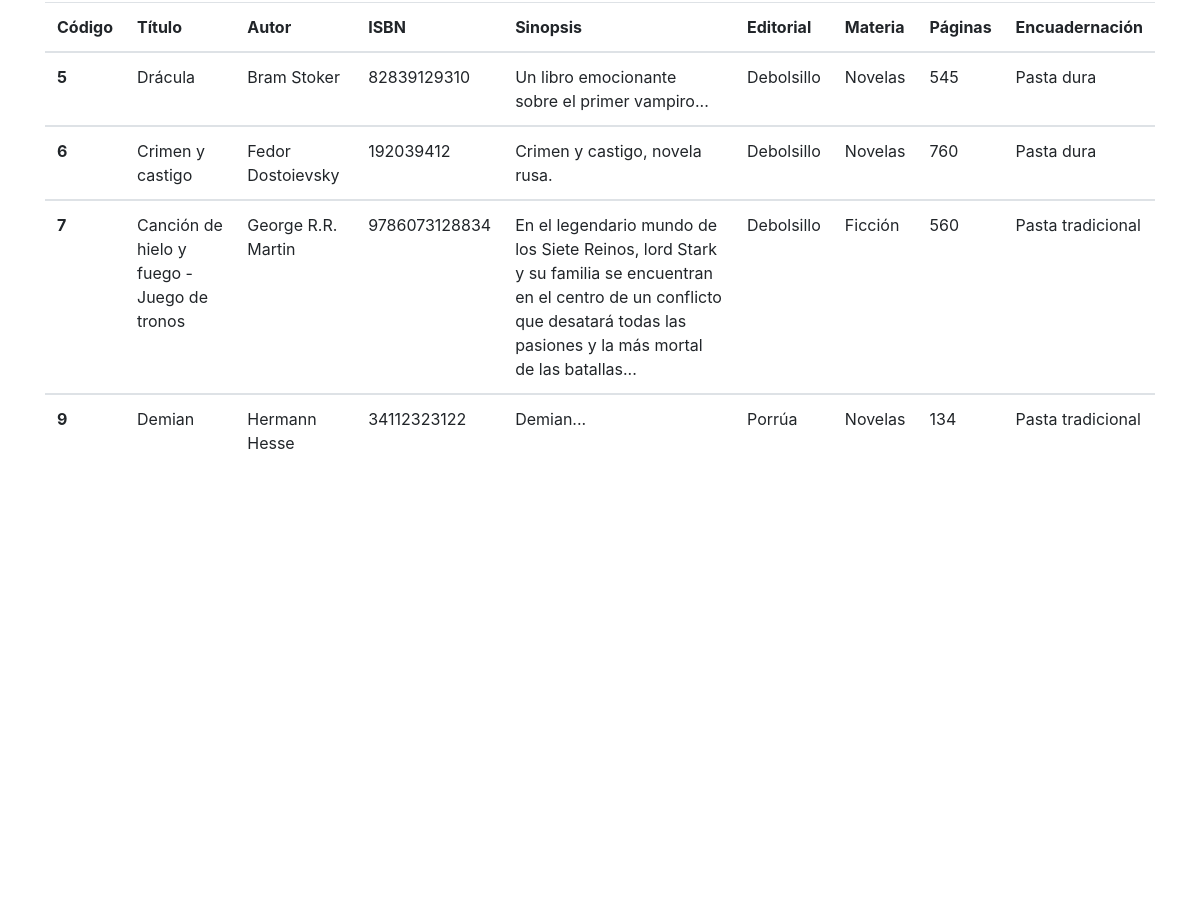
Before: / (middle part) with the older database file.
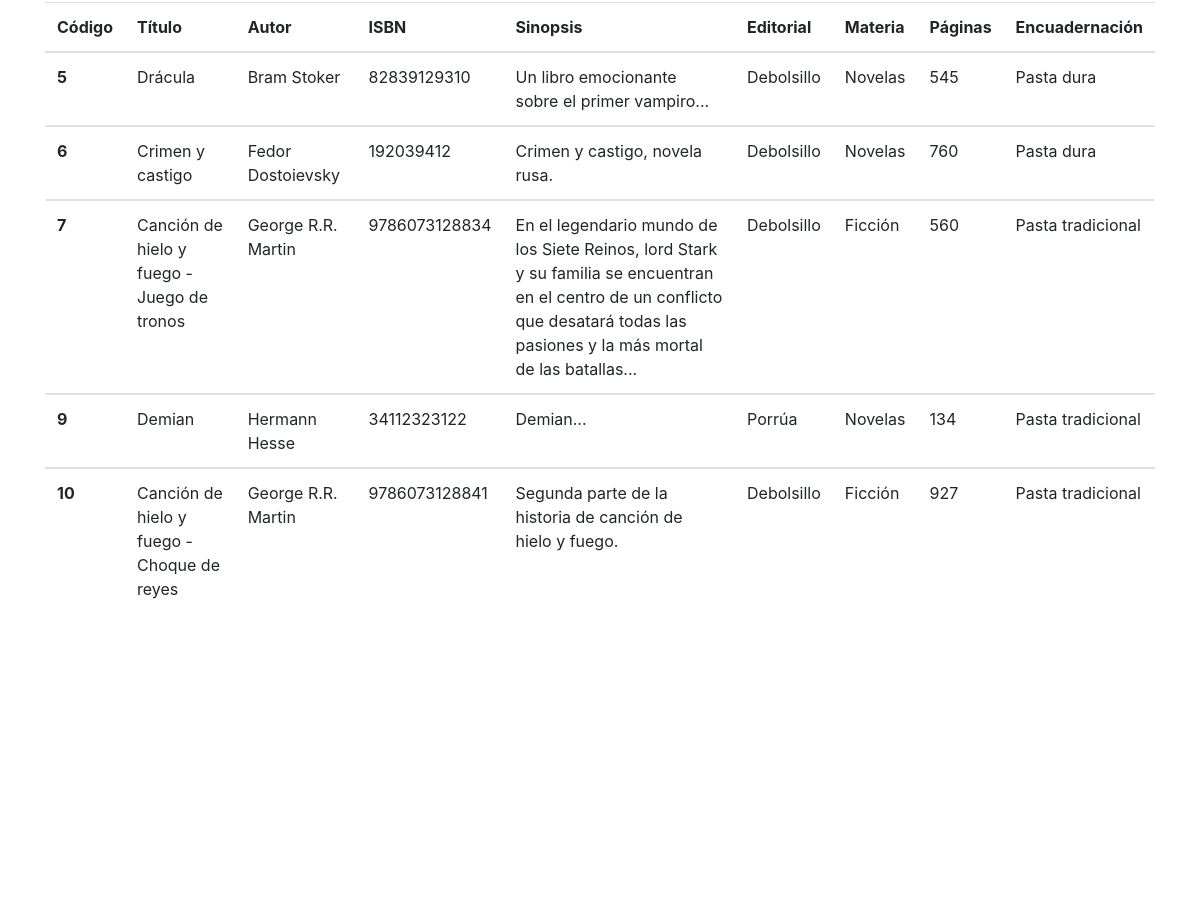
After: the same page with the newer database file.
### tables this page shows
CREATE TABLE `libros` (
  `codigo` int(11) NOT NULL,
  `titulo` varchar(50) NOT NULL,
  `autor` varchar(50) NOT NULL,
  `isbn` varchar(25) NOT NULL,
  `sinopsis` varchar(500) NOT NULL,
  `editorial` varchar(50) NOT NULL,
  `materia` varchar(50) NOT NULL,
  `paginas` int(11) NOT NULL,
  `encuadernacion` varchar(25) NOT NULL,
  `precio` int(11) NOT NULL
);

### index.php (the view, shortened to what this page needs)
<!DOCTYPE html>
<html>
<body>
	<?php include 'navbar.php'; ?>
	<?php include 'carrusel.php'; ?>
    <?php
    require 'conexion.php';
    $sql = "SELECT * FROM libros";
    $resultado = $conexion->query($sql);
    ?>
    <div class="container" style="margin:auto;">
      <form action="index.php">
          <table class="table table-responsive">
              <thead>
                  <tr>
                      <th scope="col">Código</th>
                      <th scope="col">Título</th>
                      <th scope="col">Autor</th>
                      <th scope="col">ISBN</th>
                      <th scope="col">Sinopsis</th>
                      <th scope="col">Editorial</th>
                      <th scope="col">Materia</th>
                      <th scope="col">Páginas</th>
                      <th scope="col">Encuadernación</th>
                  </tr>
              </thead>
              <?php while($row = $resultado->fetch_assoc()):?>
              <?php
                $codigo = $row["codigo"];
                  $titulo = $row["titulo"];
                  $autor = $row["autor"];
                  $isbn = $row["isbn"];
                  $sinopsis = $row["sinopsis"];
                  $editorial = $row["editorial"];
                  $materia = $row["materia"];
                  $paginas = $row["paginas"];
                  $encuadernacion = $row["encuadernacion"];
              ?>
              <tbody>
                  <tr>
                      <th scope="row"><?php echo $codigo ?></th>
                      <td><?php echo $titulo ?></td>
                      <td><?php echo $autor ?></td>
                      <td><?php echo $isbn ?></td>
                      <td><?php echo $sinopsis ?></td>
                      <td><?php echo $editorial ?></td>
                      <td><?php echo $materia ?></td>
                      <td><?php echo $paginas ?></td>
                      <td><?php echo $encuadernacion ?></td>
                  </tr>
                  <?php endwhile; ?>
              </tbody>
          </table>
      </form>
  </div>
</body>
</html>

Changed rows visible on the page:
added libros: codigo "10", titulo "Canción de hielo y fuego - Choque de reyes", autor "George R.R. Martin", isbn "9786073128841", sinopsis "Segunda parte de la historia de canción de hielo y fuego.", editorial "Debolsillo", materia "Ficción", paginas "927", encuadernacion "Pasta tradicional"
